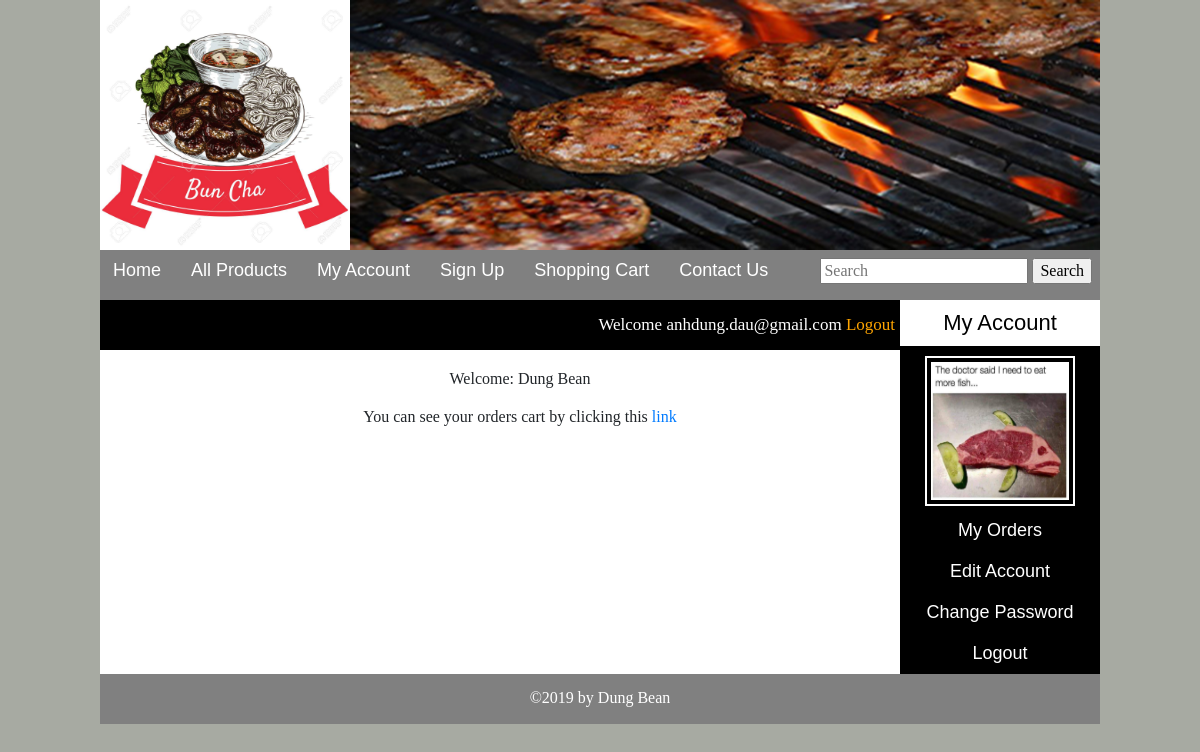
/customer/my_account.php (signed in), run on the app's committed database.
### tables this page shows
CREATE TABLE `customers` (
  `customer_id` int(255) NOT NULL,
  `customer_ip` int(255) NOT NULL,
  `customer_name` text NOT NULL,
  `customer_email` varchar(255) NOT NULL,
  `customer_pass` varchar(255) NOT NULL,
  `customer_country` text NOT NULL,
  `customer_city` text NOT NULL,
  `customer_contact` varchar(255) NOT NULL,
  `customer_image` text NOT NULL,
  `customer_address` text NOT NULL
);

### customer/my_account.php (the view, shortened to what this page needs)
<!Doctype html>
<?php
  include("functions/functions.php");
?>
<html>
  <head>
    <link rel="stylesheet" href="https://maxcdn.bootstrapcdn.com/bootstrap/4.0.0/css/bootstrap.min.css">
    <link rel="stylesheet" href="https://cdnjs.cloudflare.com/ajax/libs/animate.css/3.4.0/animate.min.css">
    <link rel="stylesheet" href="https://cdn.rawgit.com/noelboss/featherlight/1.7.13/release/featherlight.min.css" type="text/css" rel="stylesheet" />
    <link rel="stylesheet" href="https://use.fontawesome.com/releases/v5.6.3/css/all.css">
    <link rel="stylesheet" href="styles/style.css" media="all">
  </head>
  <body>
    <div class="main_wrapper">
      <div class="header_wrapper">
        <a href="../index.php"><img id="logo" src="images/logo2.jpg"/></a>
        <img id="banner" src="images/banner.png" />
      </div>
      <div class="menubar">
        <ul id="menu">
          <li><a href="../index.php">Home</a></li>
          <li><a href="../all_products.php">All Products</a></li>
          <li><a href="../customer/my_account.php">My Account</a></li>
          <li><a href="#">Sign Up</a></li>
          <li><a href="../cart.php">Shopping Cart</a></li>
          <li><a href="#">Contact Us</a></li>
        </ul>
        <div id="form">
          <form method="GET" action="../results.php" enctype="multipart/form-data">
            <input type="text" name="user_query" placeholder="Search"/>
            <input type="submit" name="search" value="Search"/>
          </form>
        </div>
      </div>
      <div class="content_wrapper">
				<div id="sidebar">
					<div id="sidebar_title">My Account</div>
					<ul id="cats">
					<?php
						$user = $_SESSION['customer_email'];
						$get_img = "SELECT * from customers where customer_email='$user'";
						$run_img = mysqli_query($con, $get_img);
						$row_img = mysqli_fetch_array($run_img);
						$c_image = $row_img['customer_image'];
						$c_name = $row_img['customer_name'];
						echo "<p style='text-align:center;padding-top:10px;'><img src='customer_images/$c_image' width='150' height='150'/></p>";
					?>
					<li><a href="my_account.php?my_orders">My Orders</a></li>
					<li><a href="my_account.php?edit_account">Edit Account</a></li>
					<li><a href="my_account.php?change_pass">Change Password</a></li>
					<li><a href="logout.php">Logout</a></li>
					</div>
        <div id="content_area">
          <div id="shopping_cart">
            <span style="float:right; font-size:17px; padding:5px; line-height:40px;">
	  					<?php
	    					if(isset($_SESSION['customer_email'])){
	    					  echo "<b>Welcome </b>" . $_SESSION['customer_email'] ;
	    					}
	  					?>
	  					<?php
		  					if(!isset($_SESSION['customer_email'])) {
		  						echo "<a href='../checkout.php' style='color:orange;'>Login</a>";
		  					}
		  					else {
		  						echo "<a href='logout.php' style='color:orange;'>Logout</a>";
		  					}
	  					?>
  					</span>
          </div>
					<div id="products_box">
					<?php
					if(!isset($_GET['my_orders'])) {
						if(!isset($_GET['edit_account'])) {
							if(!isset($_GET['change_pass'])) {
					echo "
					<h2 style='padding:20px;'>Welcome:  $c_name </h2>
					<b>You can see your orders cart by clicking this <a href='my_account.php?my_orders'>link</a></b>";
							}
						}
					}
					?>
					</div>
        </div>
        <div id="footer">
          <h4 style="text-align:center; padding-top: 15px;">&copy;2019 by Dung Bean</h4>
        </div>
      </div>
    </div>
  </body>
</html>

### customer/styles/style.css (style rules this page uses)
html, body, div, span, applet, object, iframe, h1, h2, h3, h4, h5, h6, p, blockquote, pre, a, abbr, acronym, address, big, cite, code, del, dfn, em, img, ins, kbd, q, s, samp, small, strike, strong, sub, sup, tt, var, b, u, i, center, dl, dt, dd, ol, ul, li, fieldset, form, label, legend, table, caption, tbody, tfoot, thead, tr, th, td, article, aside, canvas, details, embed, figure, figcaption, footer, header, hgroup, menu, nav, output, ruby, section, summary, time, mark, audio, video { margin: 0; padding: 0; border: 0; font-size: 100%; font: inherit; vertical-align: baseline; }
body { background: #a7aaa2; }
.main_wrapper { width: 1000px; height: auto; margin: auto; }
.header_wrapper { width: 1000px; height: 250px; margin: auto; }
#logo { float: left; width: 250px; height: 250px; }
#banner { float: right; width: 750px; height: 250px; }
.menubar { width: 1000px; height: 50px; background: gray; color: white; }
#menu { padding: 0; margin: 0; line-height: 40px; float: left; }
#menu li { list-style: none; display: inline; }
#menu a { text-decoration: none; color: white; padding: 8px; margin: 5px; font-size: 18px; font-family: sans-serif; }
#form { float: right; padding: 8px; line-height: 20px; }
.content_wrapper { width: 1000px; margin: auto; background: white; }
#content_area { width:800px; float:left; background:white; }
#sidebar { width:200px; background:black; float:right; }
#sidebar_title { background:white; color:black; font-size:22px; font-family:arial; padding:10px; text-align:center; }
#cats { text-align: center; }
#cats li { list-style: none; display: block; padding: 10px; }
#cats a { color: white; padding: 8px; margin: 5px; text-decoration: none; font-size: 18px; font-family: sans-serif; }
#cats img { border: 2px solid white; padding: 4px; }
#products_box { width: 780px; text-align: center; margin-left: 30px; margin-bottom: 10px; }
#shopping_cart { width: 800px; height: 50px; background: black; color: white; }
#footer { width: 1000px; height: 50px; background: gray; color: white; clear: both; }

### data on the page
customers: customer_image (picture), customer_name "Dung Bean"

### other printed values
$_SESSION['customer_email'] "anhdung.dau@gmail.com"
